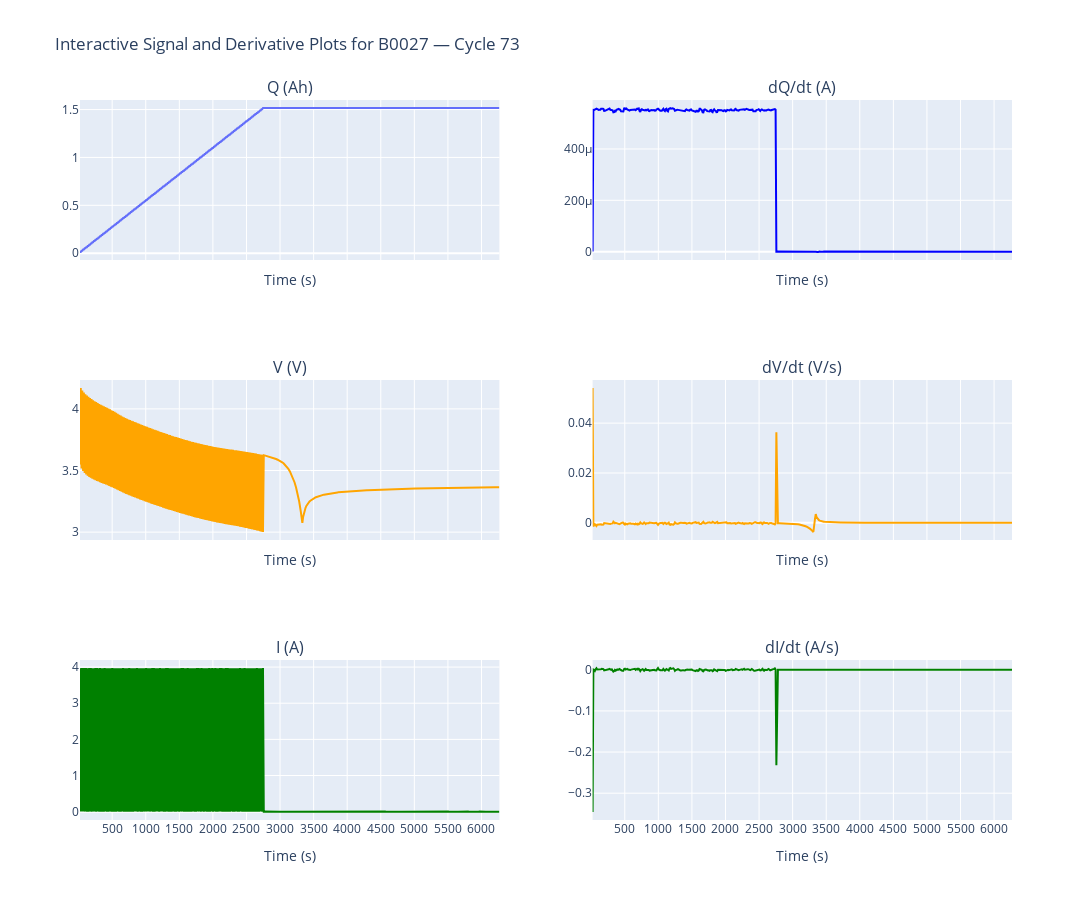

Write notebook code for a chart like this one.
### Code cell
builder.plot_signals_and_derivatives_plotly(df_nasa, "B0027", 73)

### Figure 1 — Plotly figure (JSON) as saved in the notebook; plotly's stock layout.template omitted (floating-point values rounded to 4 significant figures; data arrays with more than 128 entries replaced by an {"elided": "..."} marker saying what was removed)
{"data": [{"mode": "lines", "name": "Q (Ah)", "type": "scatter", "x": {"elided": "512 float values"}, "xaxis": "x", "y": {"elided": "512 float values"}, "yaxis": "y"}, {"line": {"color": "blue"}, "mode": "lines", "name": "dQ/dt (A)", "type": "scatter", "x": {"elided": "512 float values"}, "xaxis": "x2", "y": {"elided": "512 float values"}, "yaxis": "y2"}, {"line": {"color": "orange"}, "mode": "lines", "name": "V (V)", "type": "scatter", "x": {"elided": "512 float values"}, "xaxis": "x3", "y": {"elided": "512 float values"}, "yaxis": "y3"}, {"line": {"color": "orange"}, "mode": "lines", "name": "dV/dt (V/s)", "type": "scatter", "x": {"elided": "512 float values"}, "xaxis": "x4", "y": {"elided": "512 float values"}, "yaxis": "y4"}, {"line": {"color": "green"}, "mode": "lines", "name": "I (A)", "type": "scatter", "x": {"elided": "512 float values"}, "xaxis": "x5", "y": {"elided": "512 float values"}, "yaxis": "y5"}, {"line": {"color": "green"}, "mode": "lines", "name": "dI/dt (A/s)", "type": "scatter", "x": {"elided": "512 float values"}, "xaxis": "x6", "y": {"elided": "512 float values"}, "yaxis": "y6"}], "layout": {"annotations": [{"font": {"size": 16}, "showarrow": false, "text": "Q (Ah)", "x": 0.225, "xanchor": "center", "xref": "paper", "y": 1, "yanchor": "bottom", "yref": "paper"}, {"font": {"size": 16}, "showarrow": false, "text": "dQ/dt (A)", "x": 0.775, "xanchor": "center", "xref": "paper", "y": 1, "yanchor": "bottom", "yref": "paper"}, {"font": {"size": 16}, "showarrow": false, "text": "V (V)", "x": 0.225, "xanchor": "center", "xref": "paper", "y": 0.6111, "yanchor": "bottom", "yref": "paper"}, {"font": {"size": 16}, "showarrow": false, "text": "dV/dt (V/s)", "x": 0.775, "xanchor": "center", "xref": "paper", "y": 0.6111, "yanchor": "bottom", "yref": "paper"}, {"font": {"size": 16}, "showarrow": false, "text": "I (A)", "x": 0.225, "xanchor": "center", "xref": "paper", "y": 0.2222, "yanchor": "bottom", "yref": "paper"}, {"font": {"size": 16}, "showarrow": false, "text": "dI/dt (A/s)", "x": 0.775, "xanchor": "center", "xref": "paper", "y": 0.2222, "yanchor": "bottom", "yref": "paper"}], "height": 900, "showlegend": false, "title": {"text": "Interactive Signal and Derivative Plots for B0027 — Cycle 73"}, "width": 1150, "xaxis": {"anchor": "y", "domain": [0, 0.45], "dtick": 500, "matches": "x5", "showticklabels": false, "title": {"text": "Time (s)"}}, "xaxis2": {"anchor": "y2", "domain": [0.55, 1], "dtick": 500, "matches": "x6", "showticklabels": false, "title": {"text": "Time (s)"}}, "xaxis3": {"anchor": "y3", "domain": [0, 0.45], "dtick": 500, "matches": "x5", "showticklabels": false, "title": {"text": "Time (s)"}}, "xaxis4": {"anchor": "y4", "domain": [0.55, 1], "dtick": 500, "matches": "x6", "showticklabels": false, "title": {"text": "Time (s)"}}, "xaxis5": {"anchor": "y5", "domain": [0, 0.45], "dtick": 500, "title": {"text": "Time (s)"}}, "xaxis6": {"anchor": "y6", "domain": [0.55, 1], "dtick": 500, "title": {"text": "Time (s)"}}, "yaxis": {"anchor": "x", "domain": [0.7778, 1]}, "yaxis2": {"anchor": "x2", "domain": [0.7778, 1]}, "yaxis3": {"anchor": "x3", "domain": [0.3889, 0.6111]}, "yaxis4": {"anchor": "x4", "domain": [0.3889, 0.6111]}, "yaxis5": {"anchor": "x5", "domain": [0, 0.2222]}, "yaxis6": {"anchor": "x6", "domain": [0, 0.2222]}}}
